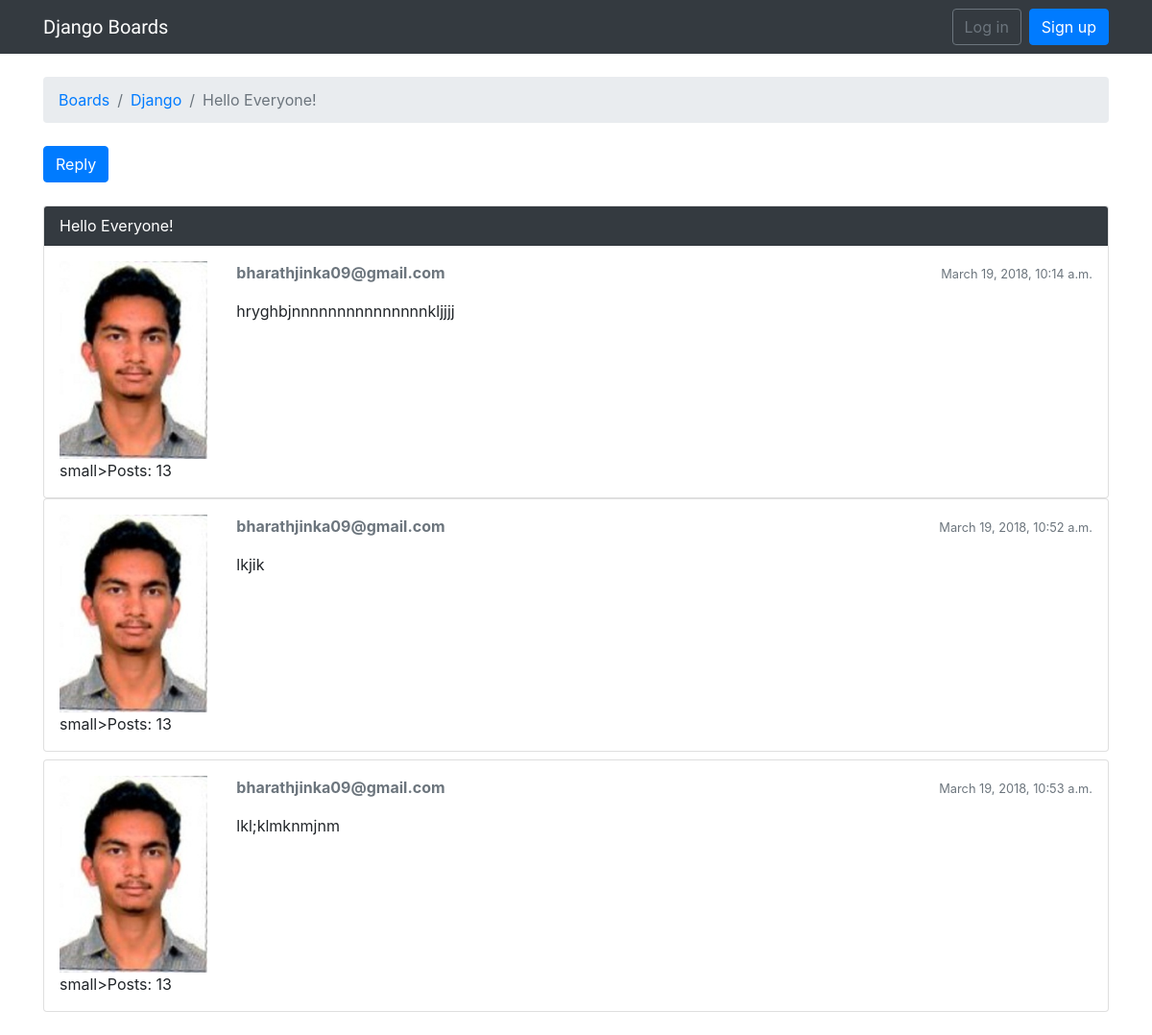
The page /boards/1/topics/13/ on the database its author committed.
### boards/models.py (models this page shows, shortened)
class Topic(models.Model):
    subject = models.CharField(max_length=255)
    last_updated = models.DateTimeField(auto_now_add=True)
    board = models.ForeignKey(Board, related_name='topics',on_delete=models.CASCADE)
    starter = models.ForeignKey(User, related_name='topics',on_delete=models.CASCADE)
    views = models.PositiveIntegerField(default=0)

class Board(models.Model):
    name = models.CharField(max_length=300, unique=True)
    description = models.CharField(max_length=1000)

class Post(models.Model):
    message = models.TextField(max_length=4000)
    topic = models.ForeignKey(Topic, related_name='posts',on_delete=models.CASCADE)
    created_at = models.DateTimeField(auto_now_add=True)
    updated_at = models.DateTimeField(null=True)
    created_by = models.ForeignKey(User, related_name='posts',on_delete=models.CASCADE)
    updated_by = models.ForeignKey(User, null=True, related_name='+',on_delete=models.CASCADE)
    def get_message_as_markdown(self):
        return mark_safe(markdown(self.message, safe_mode='escape'))

### boards/views.py (the view)
# urls.py: url(r'^boards/(?P<pk>\d+)/topics/(?P<topic_pk>\d+)/$', views.PostListView.as_view(), name='topic_posts'),
class PostListView(ListView):
    model = Post
    context_object_name = 'posts'
    template_name = 'topic_posts.html'
    paginate_by = 200
    def get_context_data(self, **kwargs):
        session_key = 'viewed_topic_{}'.format(self.topic.pk)
        if not self.request.session.get(session_key, False):
            self.topic.views += 1
            self.topic.save()
            self.request.session[session_key] = True
        kwargs['topic'] = self.topic
        return super().get_context_data(**kwargs)
    def get_queryset(self):
        self.topic = get_object_or_404(Topic, board__pk=self.kwargs.get('pk'), pk=self.kwargs.get('topic_pk'))
        queryset = self.topic.posts.order_by('created_at')
        return queryset

### templates/topic_posts.html (shortened to what this page needs)
{% extends 'base.html' %}
{% load static  %}
{% block breadcrumb %}
  <li class="breadcrumb-item"><a href="{% url 'home' %}">Boards</a></li>
  <li class="breadcrumb-item"><a href="{% url 'board_topics' topic.board.pk %}">{{ topic.board.name }}</a></li>
  <li class="breadcrumb-item active">{{ topic.subject }}</li>
{% endblock %}
{% block content %}
<div class="mb-4">
    <a href="{% url 'reply_topic' topic.board.pk topic.pk %}" class="btn btn-primary" role="button">Reply</a>
</div>
  {% for post in posts %}
    <div id="{{ post.pk }}" class="card {% if forloop.last %}mb-4{% else %}mb-2{% endif %}{% if forloop.first %}border-dark{% endif %}">
      {% if forloop.first %}
      <div class="card-header text-white bg-dark py-2 px-3">{{ topic.subject }}</div>
    {% endif %}
      <div class="card-body p-3">
        <div class="row">
          <div class="col-2">
            <img src="{% static 'img/BHARATH.jpg' %}" alt="{{ post.created_by.username }}" class="w-100">
            small>Posts: {{ post.created_by.posts.count }}</small>
          </div>
          <div class="col-10">
            <div class="row mb-3">
              <div class="col-6">
                <strong class="text-muted">{{ post.created_by.username }}</strong>
              </div>
              <div class="col-6 text-right">
                <small class="text-muted">{{ post.created_at }}</small>
              </div>
            </div>
            {{ post.get_message_as_markdown }}
          </div>
        </div>
      </div>
    </div>
  {% endfor %}
{% endblock %}

### rows shown on the page
Topic: board.name "Django", subject "Hello Everyone!"
Post: created_by.posts.count "13", created_by.username "bharathjinka09@gmail.com", created_at "March 19, 2018, 10:14 a.m.", get_message_as_markdown "hryghbjnnnnnnnnnnnnnnnkljjjj"
Post: created_by.posts.count "13", created_by.username "bharathjinka09@gmail.com", created_at "March 19, 2018, 10:52 a.m.", get_message_as_markdown "lkjik"
Post: created_by.posts.count "13", created_by.username "bharathjinka09@gmail.com", created_at "March 19, 2018, 10:53 a.m.", get_message_as_markdown "lkl;klmknmjnm"
